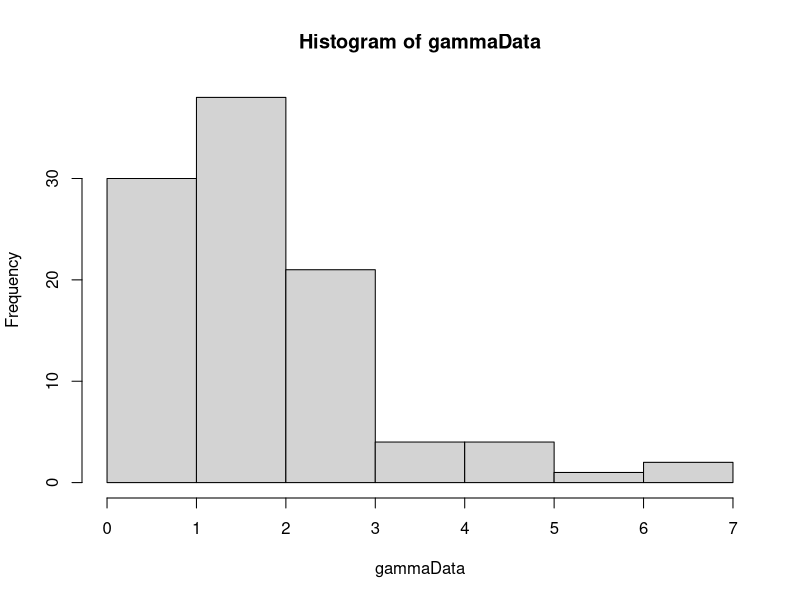
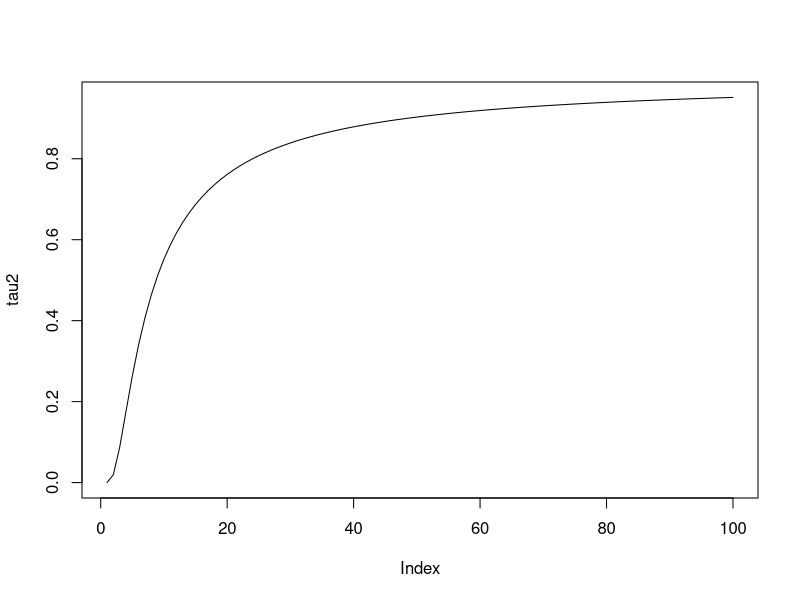

Here is the R script that generated these plots, in order:
library(MCMCpack)


calcWeight <- function(gammaInv, diffGammaInv) {
  weight = (1/length(gammaInv))*(sum(diffGammaInv/gammaInv)) - sum(diffGammaInv)/sum(gammaInv)
  return(weight)
}

invGammaCumulative <- function(u, alpha) {
  x = 0
  stepSize = 0.1
  tolerance = 0.00001
  direction = 1
  integralValue = 0
  
  while(abs(integralValue - u) > tolerance){
    x = x + direction*stepSize
    if(x<0) {
      x = 0
      direction = 1
    }
    
    if(method == "integrate") {
      integral = integrate(gammaDensity, 0, x)
      integralValue = integral$value  
    } else if(method == "pgamma") {
      integral = pgamma(x, shape=alpha, scale=1)
      integralValue = integral
    }
    
    
    # Going left and pass the point
    if ((u > integralValue) && (direction == -1)) {
      stepSize = stepSize/2
      direction = 1
    }
    
    # Going right and pass the point
    if ((u < integralValue) && (direction == 1)) {
      stepSize = stepSize/2
      direction = -1
    }
  }
  return(x)
}

diffInvGammaCumulative <- function(u) {
  if(u+hStep < 1) {
    firstPoint = invGammaCumulative(u, alpha)
    secondPoint = invGammaCumulative(u+hStep, alpha)
    return((secondPoint - firstPoint)/hStep)  
  } else {
    firstPoint = invGammaCumulative(u-hStep, alpha)
    secondPoint = invGammaCumulative(u, alpha)
    return((secondPoint - firstPoint)/hStep)  
  }
}

calcDerivateFunction <- function(u, alphaValue) {
 largeFInv = invGammaCumulative(u, alphaValue)
 integralPart = integrate(integralFunction, 0, largeFInv)
 return((digamma(alphaValue)*u - integralPart)*gamma(alphaValue)/((largeFInv^(alphaValue - 1))*exp(-largeFInv)))
}

integralFunction <- function(u) {
  return(log(u)*(y^(alphaValue - 1))*exp(u)/gamma(alphaValue))
}

gammaDensity <- function(x) {
  return(dgamma(x, alpha,1))  
}

findAlpha <- function(s2, u) {
  alphaValue = 0.1
  stepSize = 10
  direction = 1
  tolerance = 0.0001
  tau2Value = 0
  
  while(abs(s2 - tau2Value) > tolerance) {
    alphaValue = alphaValue + direction*stepSize
    if(alphaValue<=0) {
      alphaValue = 0.1
      direction = 1
    }
    
    tau2Value = calcValueTau2(u, alphaValue)
    
    if ((s2 > tau2Value) && (direction == -1)) {
      stepSize = stepSize/2
      direction = 1
    }
    
    if ((s2 < tau2Value) && (direction == 1)) {
      stepSize = stepSize/2
      direction = -1
    }
    
  }
  return(alphaValue)
}

findBeta <- function(s1, u, alphaValue) {
  largeFInv = rep(0, length(u))
  for(i in 1:length(u)) {
    largeFInv[i] = invGammaCumulative(u[i], alphaValue)
  }
  return(s1*length(u)/(sum(largeFInv)))
}

calcValueTau2 <- function(u, alphaValue) {
  largeFInv = rep(0, length(u))
  for(i in 1:length(u)) {
    largeFInv[i] = invGammaCumulative(u[i], alphaValue)
  }
  return(length(u)*((prod(largeFInv))^(1/length(u)))/sum(largeFInv))
}

calcValueTau2Method2 <- function(x) {
  return(length(x)*((prod(x))^(1/length(x)))/sum(x))
}

alpha = 2
beta = 1
hStep = 0.004
method = "pgamma"
NUM_SAMPLES = 1000
NUM_POINTS = 100

# Generate data
gammaData = rgamma(NUM_POINTS, shape=alpha, scale = beta)
hist(gammaData)
# Calculation of statistics
s1 = sum(gammaData)/NUM_POINTS
s2 = NUM_POINTS*((prod(gammaData))^(1/NUM_POINTS))/sum(gammaData)

# Plot of tau 2 with respect to alpha
alpharange = seq(0.1 , 10, by = 0.1)
tau2 = rep(0, length(alpharange))
u = runif(NUM_POINTS)
for(i in 1:length(alpharange)) {
  tau2[i]= calcValueTau2(u, alpharange[i])
}
plot(tau2, type="l")

# Plot of derivatve of inverse cumulative distribution
alphaValue = alpha

# Generation of new sample
u = runif(NUM_POINTS)
estAlpha = findAlpha(s2, u)
estBeta = findBeta(s1, u, estAlpha)
